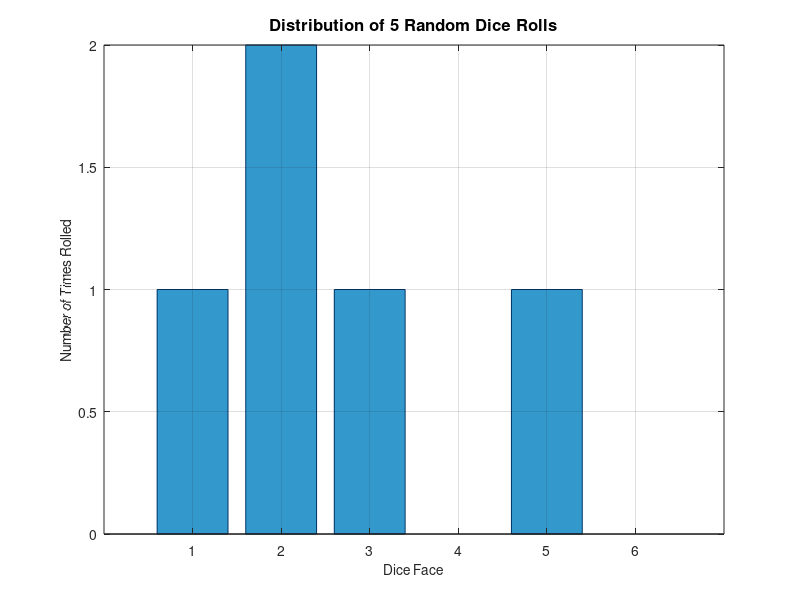

Here is the MATLAB script that generated this plot:
% Visual Dice Roller Simulator
clear; clc; close all;

fprintf('--- Welcome to the Visual Dice Roller! ---\n');

% 1. Ask the user how many times they want to roll the die
rolls = input('Enter the number of times to roll the die (e.g., 1000): ');

% Check for valid input
if isempty(rolls) || rolls <= 0
    fprintf('Invalid number. Defaulting to 1000 rolls.\n');
    rolls = 1000;
end

% 2. Simulate rolling a 6-sided die
% randi([1, 6], rolls, 1) generates an array of random integers between 1 and 6
results = randi([1, 6], rolls, 1);

% 3. Count how many times each face (1 to 6) appeared
counts = zeros(1, 6);
for face = 1:6
    counts(face) = sum(results == face);
end

% 4. Print the text results in the terminal
fprintf('\n--- Results Summary ---\n');
for face = 1:6
    percentage = (counts(face) / rolls) * 100;
    fprintf('Face %d: %d times (%.2f%%)\n', face, counts(face), percentage);
end

% 5. Create the Visual Bar Chart
figure('Name', 'Dice Roller Statistics');
bar(1:6, counts, 'FaceColor', [0.2 0.6 0.8], 'EdgeColor', [0 0.2 0.4]);

% Customize the chart appearance
grid on;
title(sprintf('Distribution of %d Random Dice Rolls', rolls), 'FontSize', 12);
xlabel('Dice Face', 'FontSize', 10);
ylabel('Number of Times Rolled', 'FontSize', 10);
set(gca, 'XTick', 1:6); % Ensure x-axis only shows integers 1 through 6
